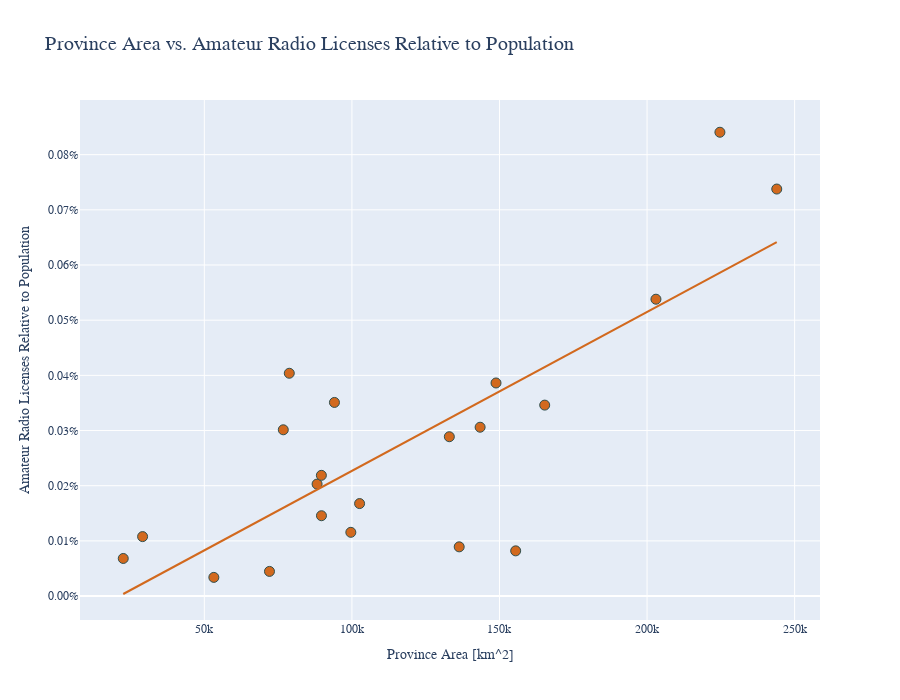

Source (notebook cell):
### Code cell
gdf_without_outliers = gdf.drop(['Ciudad Autónoma de Buenos Aires', 'Buenos Aires', 'Tierra del Fuego, Antártida e Islas del Atlántico Sur'])
fig6 = px.scatter(gdf_without_outliers, x='area', y='licenses_perc_pop', trendline='ols', title='Province Area vs. Amateur Radio Licenses Relative to Population', hover_name=gdf_without_outliers.index)
fig6.update_layout(height=700, font_family='Ubuntu', title_font_size=20, xaxis_title='Province Area [km^2]', yaxis_title='Amateur Radio Licenses Relative to Population', showlegend=False)
fig6.update_traces(marker_color='chocolate', marker_size=10, marker_line_color='DarkSlateGrey', marker_line_width=1)
fig6.update_layout(yaxis={'tickformat': ',.2%'})
#fig5.update_layout(hovermode='x unified')
fig6.show()

### Figure 1 — Plotly figure (JSON) as saved in the notebook; plotly's stock layout.template omitted (floating-point values rounded to 4 significant figures)
{"data": [{"hovertemplate": "<b>%{hovertext}</b><br><br>area=%{x}<br>licenses_perc_pop=%{y}<extra></extra>", "hovertext": ["Tucumán", "Santiago del Estero", "Salta", "Jujuy", "Formosa", "Chaco", "Misiones", "Corrientes", "Catamarca", "Córdoba", "Santa Fe", "Entre Ríos", "La Pampa", "La Rioja", "San Juan", "San Luis", "Mendoza", "Neuquén", "Río Negro", "Chubut", "Santa Cruz"], "legendgroup": "", "marker": {"color": "chocolate", "line": {"color": "DarkSlateGrey", "width": 1}, "size": 10, "symbol": "circle"}, "mode": "markers", "name": "", "orientation": "v", "showlegend": false, "type": "scatter", "x": [22524, 136351, 155488, 53219, 72066, 99633, 29081, 88199, 102602, 165321, 133007, 78781, 143440, 89680, 89651, 76748, 148827, 94078, 203013, 224686, 243943], "xaxis": "x", "y": [6.811e-05, 8.918e-05, 8.191e-05, 3.384e-05, 4.468e-05, 0.0001155, 0.0001077, 0.0002029, 0.0001676, 0.0003461, 0.0002888, 0.0004038, 0.000306, 0.0001456, 0.0002188, 0.0003013, 0.0003862, 0.0003509, 0.000538, 0.0008406, 0.0007377], "yaxis": "y"}, {"hovertemplate": "<b>OLS trendline</b><br>licenses_perc_pop = 2.88127e-09 * area + -6.1183e-05<br>R<sup>2</sup>=0.608769<br><br>area=%{x}<br>licenses_perc_pop=%{y} <b>(trend)</b><extra></extra>", "legendgroup": "", "marker": {"color": "chocolate", "line": {"color": "DarkSlateGrey", "width": 1}, "size": 10, "symbol": "circle"}, "mode": "lines", "name": "", "showlegend": false, "type": "scatter", "x": [22524, 29081, 53219, 72066, 76748, 78781, 88199, 89651, 89680, 94078, 99633, 102602, 133007, 136351, 143440, 148827, 155488, 165321, 203013, 224686, 243943], "xaxis": "x", "y": [3.715e-06, 2.261e-05, 9.216e-05, 0.0001465, 0.0001599, 0.0001658, 0.0001929, 0.0001971, 0.0001972, 0.0002099, 0.0002259, 0.0002344, 0.000322, 0.0003317, 0.0003521, 0.0003676, 0.0003868, 0.0004152, 0.0005238, 0.0005862, 0.0006417], "yaxis": "y"}], "layout": {"font": {"family": "Ubuntu"}, "height": 700, "legend": {"tracegroupgap": 0}, "showlegend": false, "title": {"font": {"size": 20}, "text": "Province Area vs. Amateur Radio Licenses Relative to Population"}, "xaxis": {"anchor": "y", "domain": [0, 1], "title": {"text": "Province Area [km^2]"}}, "yaxis": {"anchor": "x", "domain": [0, 1], "tickformat": ",.2%", "title": {"text": "Amateur Radio Licenses Relative to Population"}}}}
